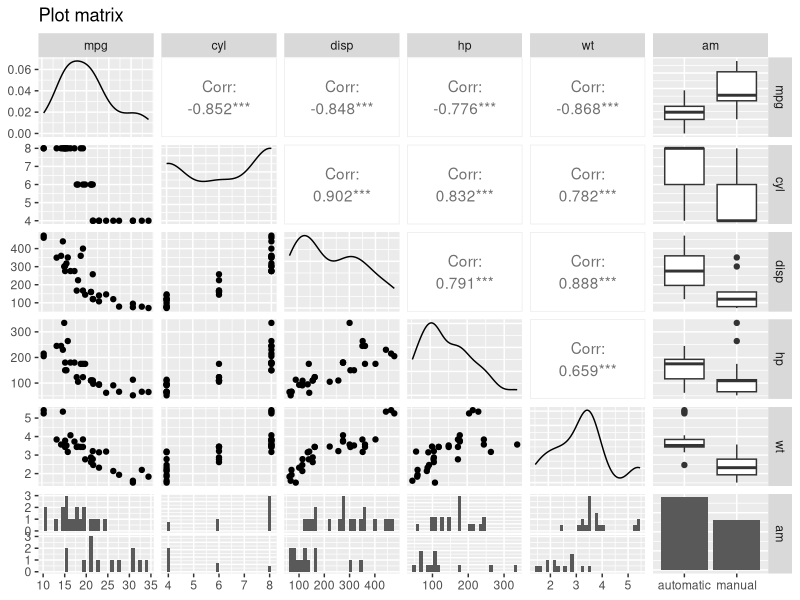
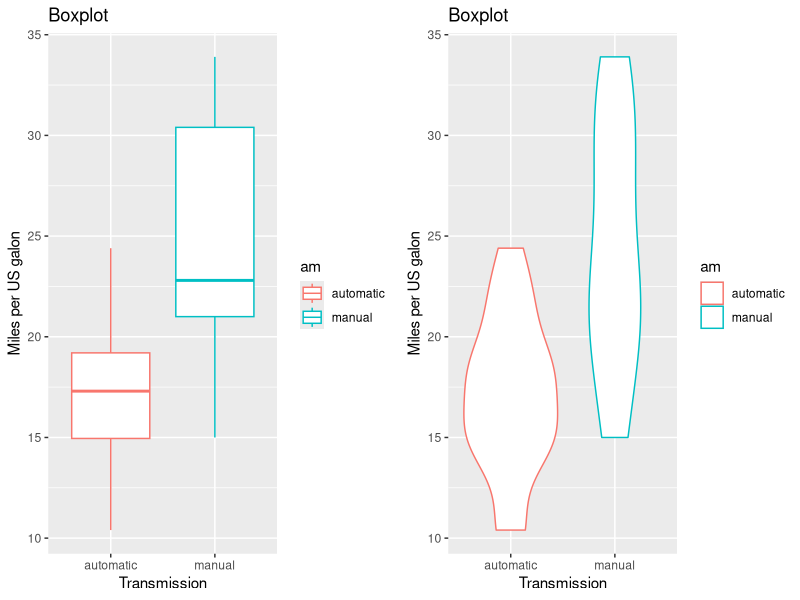
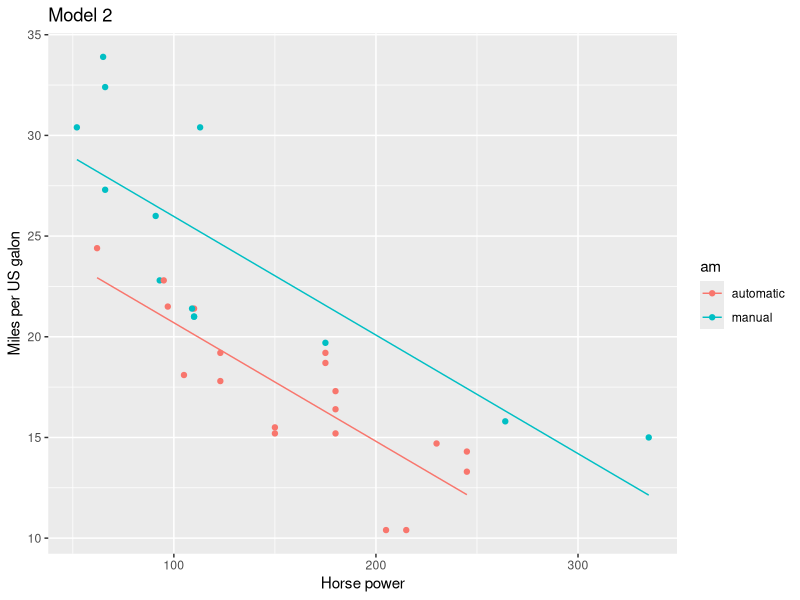
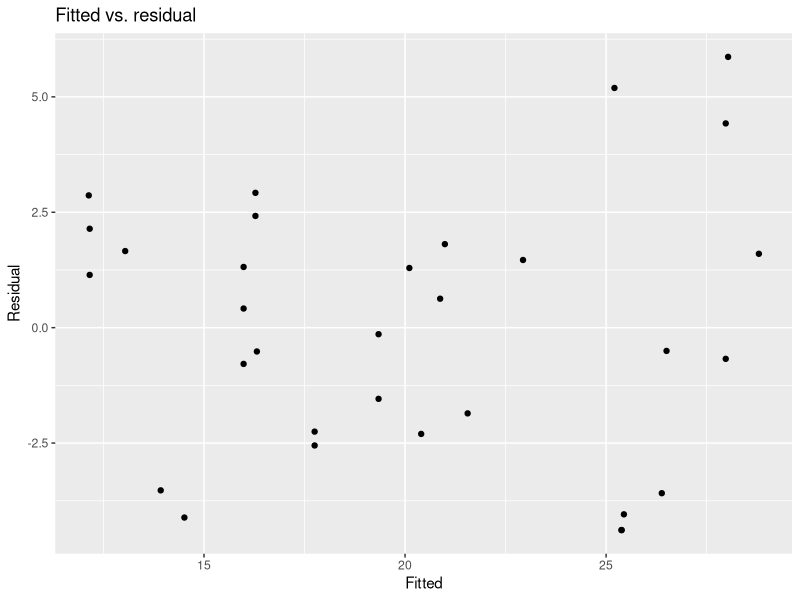

The R script that drew these images, in order:
## ---- chunk 1
library(plyr)
library(dplyr)
library(ggplot2)
library(GGally)
library(gridExtra)
library(reshape)
data(mtcars)
## ---- chunk 2
df <- mtcars %>% select(mpg,
                        cyl,
                        disp,
                        hp,
                        wt,
                        am)
df <- df %>%
  mutate(am = factor(am)) %>%
  mutate(am = revalue(am,
                      c("0" = "automatic",
                        "1" = "manual")))
df <- tbl_df(df)
ggpairs(data = df,
        title= "Plot matrix",
        colour = "am")
## ---- chunk 3
fit1 <- lm(mpg ~ am, data = df)
## ---- chunk 4
g <- ggplot(data=df) + geom_boxplot(mapping = aes(x = am, y = mpg, colour = am)) + labs(title = "Boxplot", x = "Transmission", y = "Miles per US galon")
h <- ggplot(data=df) + geom_violin(mapping = aes(x = am, y = mpg, colour = am)) + labs(title = "Boxplot", x = "Transmission", y = "Miles per US galon")
grid.arrange(g, h, ncol = 2)
## ---- chunk 5
fit2 <- lm(mpg ~ am + hp, data = mtcars)
## ---- chunk 6
fit3 <- lm(mpg ~ am + wt + hp + cyl + disp, data = mtcars)
## ---- chunk 7
fit4 <- lm(mpg ~ am + wt + hp, data = mtcars)
## ---- chunk 8
fit5 <- lm(mpg ~ wt + hp, data=mtcars)
## ---- chunk 9
fit6 <- lm(mpg ~ am + hp + I(am*hp), data = mtcars)
## ---- chunk 10
fit2$coefficients
confint(fit2)
## ---- chunk 11
df <- df %>%
  mutate(fit2predicted = predict(fit2))
## ---- chunk 12
g <- ggplot(data = df)
g <- g + geom_line(aes(x = hp, y = fit2predicted, colour = am))
g <- g + geom_point(aes(x = hp, y = mpg, colour = am))
g <- g + labs(title = "Model 2", x = "Horse power", y = "Miles per US galon")
plot(g)
## ---- chunk 13
ggplot(fortify(fit2), aes(.fitted, .resid)) + geom_point() + labs(title = "Fitted vs. residual", x = "Fitted", y = "Residual")
